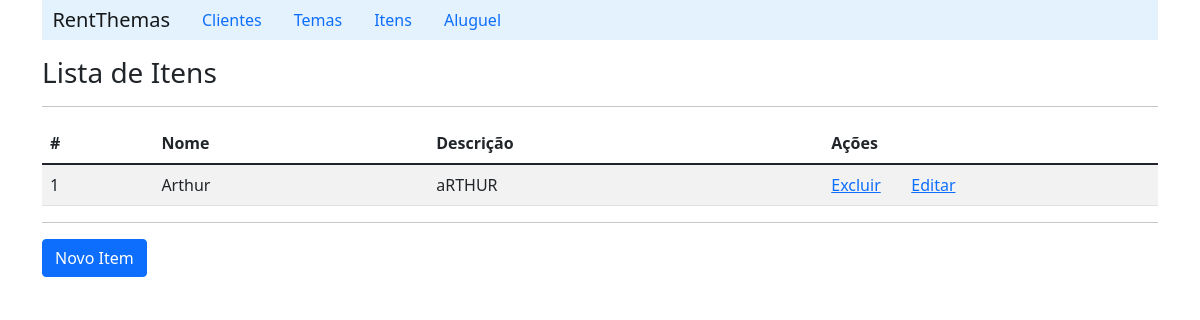
The page /listItem/ on the database as committed earlier.
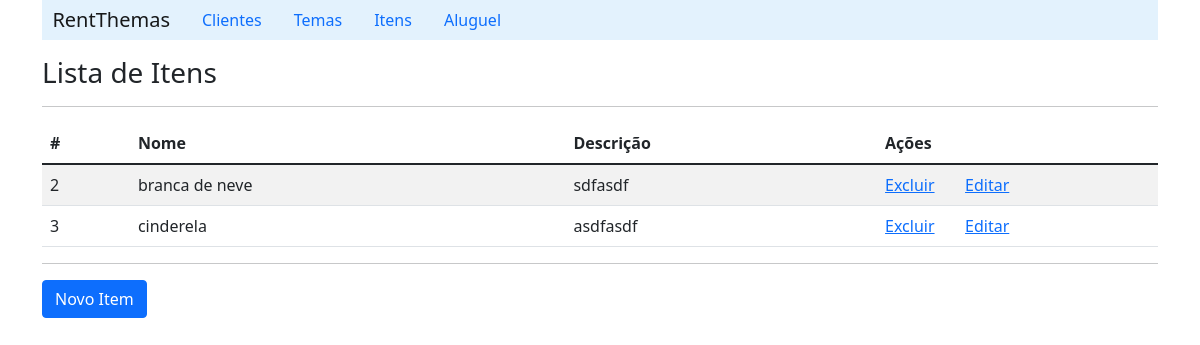
The same page on the database as committed later.
### aluguel_de_temas/models.py (models this page shows, shortened)
class Item(models.Model):
    name = models.CharField(max_length=30, blank=False)
    description = models.CharField(max_length=200)

### aluguel_de_temas/views.py (the view)
# urls.py: path('listItem/', ItemViews.listItem),
    def listItem(request):
        context = {'item_list': ItemDAO.listaItens()}
        return render(request, 'item/listItem.html', context)

### aluguel_de_temas/DAOs.py (called while the page is built)
    def listaItens():
        lista_itens = Item.objects.all()
        return lista_itens

### aluguel_de_temas/templates/item/listItem.html (shortened to what this page needs)
{% extends "index.html" %}
    {% block content %}
        <h3>Lista de Itens</h3>
        <hr>
        <table class="table table-striped">
            {% if item_list %}
            <thead>
                <tr>
                    <th scope="col">#</th>
                    <th scope="col">Nome</th>
                    <th scope="col">Descrição</th>
                    <th scope="col">Ações</th>
                    <th scope="col"></th>
                </tr>
            </thead>
                {% for item in item_list%}
                    <tr>
                        <td>{{item.id}}</td>
                        <td>{{item.name}}</td>
                        <td>{{item.description}}</td>
                        <td width='80'><a href="/deleteItem/{{item.id}}">Excluir</a></td>
                        <td><a href="/detailItem/{{item.id}}">Editar</a></td>
                    </tr>
                {% endfor %}
            {% else %}
                <p>Nenhum item cadastrado!!</p>
            {%endif%}
        </table>
        <hr>
        <a class="btn btn-primary" href="/formItem">Novo Item</a>
    {% endblock %}

Rows that differ between the two databases and show on the page:
removed Item: id "1", name "Arthur", description "aRTHUR"
added Item: id "2", name "branca de neve", description "sdfasdf"
added Item: id "3", name "cinderela", description "asdfasdf"
